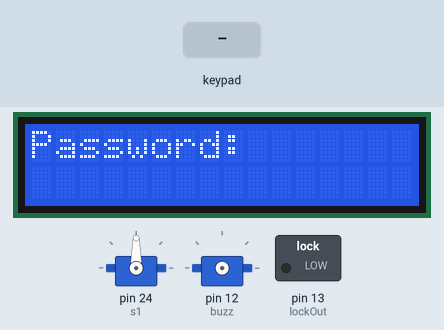
This sketch was run on a simulated Arduino Mega 2560, built with avr-gcc and run on an emulated ATmega2560. On the bench: 16×2 character LCD, 2 × servo, switched loads named in the sketch (green lamp = pin HIGH). Wiring (inferred from the names in the program): servo: signal pin 12. Inputs (shaded band) come from the test bench. Servo pulses on a pin are drawn as a servo (544–2400 µs = 0–180°); pins used as bus, display or sensor lines are not drawn.

Above: at 1.2 s.
1.3 s: keypad keys A B C 1 5 9 pressed 0.4 s apart
At 4.4 s:
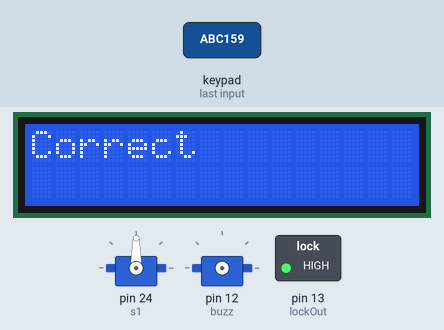
5.2 s: keypad keys 1 3 9 7 2 2 pressed 0.4 s apart
At 8.73 s:
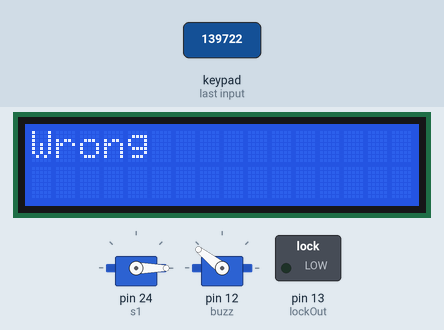
9.4 s: key 'B' pressed
12.4 s: key 'A' pressed
At 15.26 s:
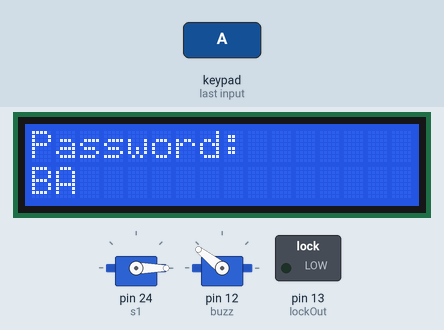
15.4 s: keypad keys A B C 1 5 9 # pressed 0.4 s apart
At 15.61 s:
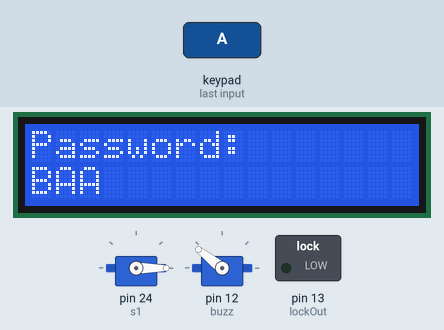
19.7 s: key 'C' pressed
At 24.1 s:
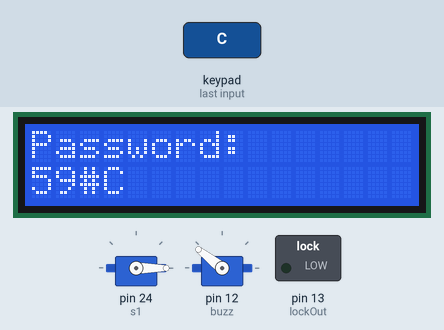
Timing chart, 0 to 25.2 s (numbered marks = the images above; inputs shaded):
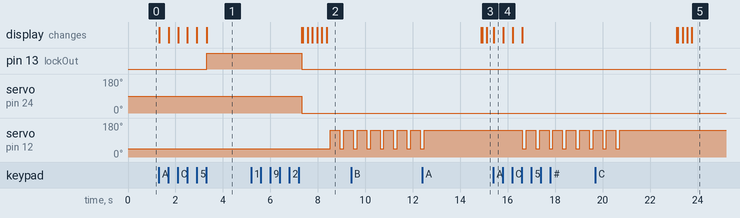

The sketch:

2032projectWbuzz.ino
```cpp
#include <Keypad.h>
#include <LiquidCrystal_I2C.h>
#include <Wire.h>
#include <Servo.h>

#define PasswordL 7

char Dbase[PasswordL];
char Pass[PasswordL] = "ABC159";

int lockOut = 13;
int buzz = 12; // Define the buzzer pin
bool error = true;

byte count = 0;

char cusKey;

const byte ROWS = 4;
const byte COLS = 4;

//Keypad layout
char hexaKeys[ROWS][COLS] = {
  {'1','2','3','A'},
  {'4','5','6','B'},
  {'7','8','9','C'},
  {'*','0','#','D'}
};

byte rowPins[ROWS] = {9,8,7,6};
byte colPins[COLS] = {5,4,3,2};

Keypad cusKeypad = Keypad(makeKeymap(hexaKeys), rowPins, colPins, ROWS, COLS);

LiquidCrystal_I2C lcd(0x27, 16, 2);

Servo s1;

void setup() {
  Serial.begin(9600);
  lcd.init();
  lcd.backlight();
  lcd.home();

  pinMode(lockOut, OUTPUT);
  pinMode(buzz, OUTPUT); // Set buzzer pin as output

    s1.attach(24); // attach servo to pin 24
}

void loop() {
  lcd.setCursor(0, 0);
  lcd.print("Password:");

  char cusKey = cusKeypad.getKey();

  if (cusKey) {
    Dbase[count] = cusKey;
    lcd.setCursor(count, 1);
    lcd.print(Dbase[count]);
    count++;
  }

  if (count == PasswordL - 1) {
    lcd.clear();

    if (!strncmp(Dbase, Pass, PasswordL - 1)) { // Compare only the first 6 characters
      lcd.print("Correct");
      digitalWrite(lockOut, HIGH);
      s1.write(90); // rotate servo to 90 degrees
      delay(4000); // wait for 4 seconds
      s1.write(0); // rotate servo back to initial position
      digitalWrite(lockOut, LOW);
    } else {
      lcd.print("Wrong");
      buzzerSound(); // Call function to sound the buzzer
      digitalWrite(buzz, LOW); // Turn the buzzer off
      delay(2000);
    }

    lcd.clear();
    clearData();
  }
}

void clearData() {
  while (count != 0) {
    Dbase[count--] = 0;
  }
  return;
}

void buzzerSound() {
  unsigned long startTime = millis(); // Record the start time
  while (millis() - startTime < 4000) { // Sound the buzzer for 4 seconds
    for (int i = 0; i < 80; i++) {
      digitalWrite(buzz, HIGH); // Send voice
      delay(1); // Delay 1ms
      digitalWrite(buzz, LOW); // Do not send voice
      delay(1); // Delay ms
    }
    for (int i = 0; i < 100; i++) {
      digitalWrite(buzz, HIGH); // Send voice
      delay(2); // Delay 2ms
      digitalWrite(buzz, LOW); // Do not send voice
      delay(2); // Delay 2ms
    }
  }
}
```

Measured:
- after the input at 1.3 s, pin 13 (lockOut): LOW → HIGH after 2.0 s; the display: first changes at once (image 1 shows a later state)
- after the input at 5.2 s, servo on pin 12 (buzz): 45° → 142° after 3.3 s, → 45° 0.40 s later, → 142° 0.16 s later
- after the input at 12.4 s, the display: first differs from a run without the input after 2.7 s (image 3)
- after the input at 15.4 s, servo on pin 12 (buzz): alternates 142° for 0.40 s and 45° for 0.16 s, starting after 1.2 s; the display: changes at once (image 4)
- after the input at 19.7 s, the display: first differs from a run without the input after 4.1 s (image 5)
